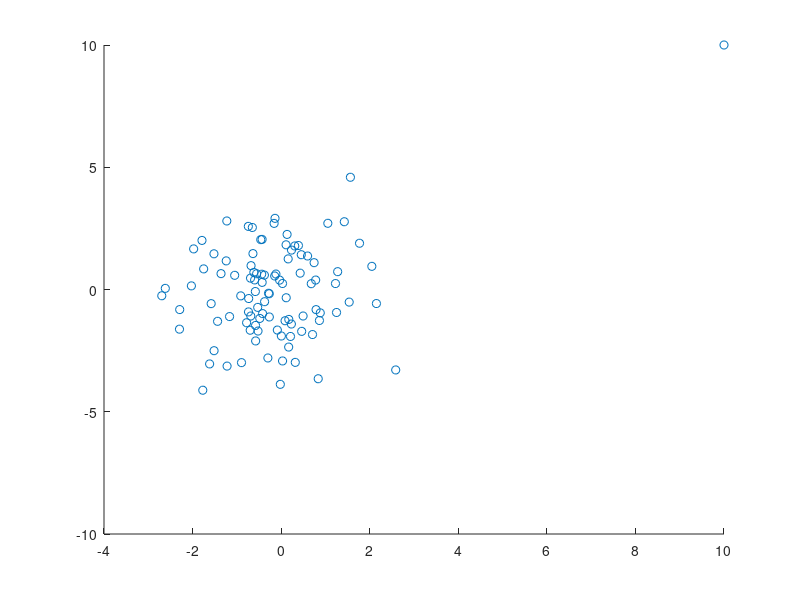

Write MATLAB code to recreate this figure. (Note: this script raises an error after producing the figure.)
%generate data from multicariate normal
clear;
N=100;

mu = [0; 0];
st = [1; 2];
x(:,1) = normrnd(mu(1), st(1), N, 1);
x(:,2) = normrnd(mu(2), st(2), N, 1);
x(end,:) = [10, 10];

N = size(x,1);

scatter(x(:,1), x(:,2))

sigma = [st(1) 0; 0 st(2)];




m=N;
n=2;
% Find the maximum density value of the standard n-dimensional Gaussian
SqrtDet = sqrt(det(sigma));         % Find the sqrt of the determinant of the covariance matrix
C_n = (2*pi)^(n/2) .* SqrtDet;      % Eq. 13, the normalising coefficient
max_density(n) = 1/C_n;             % Find maximum pdf value, so that the x-axis can scale from [0 1]
invsigma = inv(sigma);
for i=1:N
    diff = (x(i,:) - mu');
    y(i) = (1/C_n)*exp(- 0.5*diff*invsigma*diff');
end

[c_m alpha_m] = EVT_GaussianEVD_FindParams(sigma, m);       % Find the EVD parameters for this Gaussian
% This uses G_n(y) to find c_m and
% g_n(y) and c_m to find alpha_m (see paper sec. 6.3)


Ge = EVT_GaussianEVD_Ge(y, c_m, alpha_m);                % Evaluate the EVD G_n^e(y) over the range of densities

%% plots
novelty_score = 1 - Ge;
novelty_score = novelty_score';

nsizes = novelty_score;
scatter3(x(:,1), x(:,2), novelty_score, 50, nsizes, 'f');
max(novelty_score)
